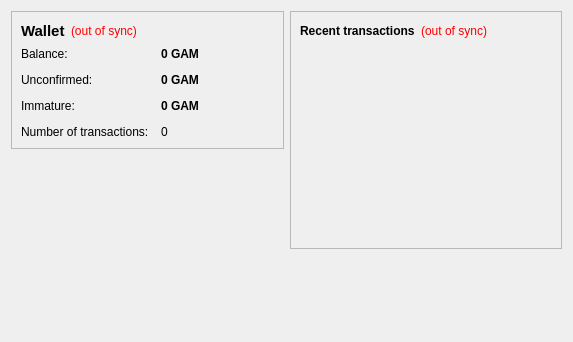
<?xml version="1.0" encoding="UTF-8"?>
<ui version="4.0">
 <class>OverviewPage</class>
 <widget class="QWidget" name="OverviewPage">
  <property name="geometry">
   <rect>
    <x>0</x>
    <y>0</y>
    <width>573</width>
    <height>342</height>
   </rect>
  </property>
  <property name="windowTitle">
   <string>Form</string>
  </property>
  <layout class="QHBoxLayout" name="horizontalLayout" stretch="1,1">
   <item>
    <layout class="QVBoxLayout" name="verticalLayout_2">
     <item>
      <widget class="QFrame" name="frame">
       <property name="frameShape">
        <enum>QFrame::StyledPanel</enum>
       </property>
       <property name="frameShadow">
        <enum>QFrame::Raised</enum>
       </property>
       <layout class="QVBoxLayout" name="verticalLayout_4">
        <item>
         <layout class="QHBoxLayout" name="horizontalLayout_4">
          <item>
           <widget class="QLabel" name="label_5">
            <property name="font">
             <font>
              <pointsize>11</pointsize>
              <weight>75</weight>
              <bold>true</bold>
             </font>
            </property>
            <property name="text">
             <string>Wallet</string>
            </property>
           </widget>
          </item>
          <item>
           <widget class="QLabel" name="labelWalletStatus">
            <property name="toolTip">
             <string>The displayed information may be out of date. Your wallet automatically synchronizes with the GamCoin network after a connection is established, but this process has not completed yet.</string>
            </property>
            <property name="styleSheet">
             <string notr="true">QLabel { color: red; }</string>
            </property>
            <property name="text">
             <string notr="true">(out of sync)</string>
            </property>
            <property name="alignment">
             <set>Qt::AlignLeading|Qt::AlignLeft|Qt::AlignVCenter</set>
            </property>
           </widget>
          </item>
          <item>
           <spacer name="horizontalSpacer_2">
            <property name="orientation">
             <enum>Qt::Horizontal</enum>
            </property>
            <property name="sizeHint" stdset="0">
             <size>
              <width>40</width>
              <height>20</height>
             </size>
            </property>
           </spacer>
          </item>
         </layout>
        </item>
        <item>
         <layout class="QFormLayout" name="formLayout_2">
          <property name="fieldGrowthPolicy">
           <enum>QFormLayout::AllNonFixedFieldsGrow</enum>
          </property>
          <property name="horizontalSpacing">
           <number>12</number>
          </property>
          <property name="verticalSpacing">
           <number>12</number>
          </property>
          <item row="0" column="0">
           <widget class="QLabel" name="label">
            <property name="text">
             <string>Balance:</string>
            </property>
           </widget>
          </item>
          <item row="0" column="1">
           <widget class="QLabel" name="labelBalance">
            <property name="font">
             <font>
              <weight>75</weight>
              <bold>true</bold>
             </font>
            </property>
            <property name="cursor">
             <cursorShape>IBeamCursor</cursorShape>
            </property>
            <property name="toolTip">
             <string>Your current balance</string>
            </property>
            <property name="text">
             <string notr="true">0 GAM</string>
            </property>
            <property name="textInteractionFlags">
             <set>Qt::LinksAccessibleByMouse|Qt::TextSelectableByKeyboard|Qt::TextSelectableByMouse</set>
            </property>
           </widget>
          </item>
          <item row="1" column="0">
           <widget class="QLabel" name="label_3">
            <property name="text">
             <string>Unconfirmed:</string>
            </property>
           </widget>
          </item>
          <item row="1" column="1">
           <widget class="QLabel" name="labelUnconfirmed">
            <property name="font">
             <font>
              <weight>75</weight>
              <bold>true</bold>
             </font>
            </property>
            <property name="cursor">
             <cursorShape>IBeamCursor</cursorShape>
            </property>
            <property name="toolTip">
             <string>Total of transactions that have yet to be confirmed, and do not yet count toward the current balance</string>
            </property>
            <property name="text">
             <string notr="true">0 GAM</string>
            </property>
            <property name="textInteractionFlags">
             <set>Qt::LinksAccessibleByMouse|Qt::TextSelectableByKeyboard|Qt::TextSelectableByMouse</set>
            </property>
           </widget>
          </item>
          <item row="3" column="0">
           <widget class="QLabel" name="label_2">
            <property name="text">
             <string>Number of transactions:</string>
            </property>
           </widget>
          </item>
          <item row="3" column="1">
           <widget class="QLabel" name="labelNumTransactions">
            <property name="toolTip">
             <string>Total number of transactions in wallet</string>
            </property>
            <property name="text">
             <string notr="true">0</string>
            </property>
           </widget>
          </item>
          <item row="2" column="0">
           <widget class="QLabel" name="labelImmatureText">
            <property name="text">
             <string>Immature:</string>
            </property>
           </widget>
          </item>
          <item row="2" column="1">
           <widget class="QLabel" name="labelImmature">
            <property name="font">
             <font>
              <weight>75</weight>
              <bold>true</bold>
             </font>
            </property>
            <property name="toolTip">
             <string>Mined balance that has not yet matured</string>
            </property>
            <property name="text">
             <string notr="true">0 GAM</string>
            </property>
            <property name="textInteractionFlags">
             <set>Qt::LinksAccessibleByMouse|Qt::TextSelectableByKeyboard|Qt::TextSelectableByMouse</set>
            </property>
           </widget>
          </item>
         </layout>
        </item>
       </layout>
      </widget>
     </item>
     <item>
      <spacer name="verticalSpacer">
       <property name="orientation">
        <enum>Qt::Vertical</enum>
       </property>
       <property name="sizeHint" stdset="0">
        <size>
         <width>20</width>
         <height>40</height>
        </size>
       </property>
      </spacer>
     </item>
    </layout>
   </item>
   <item>
    <layout class="QVBoxLayout" name="verticalLayout_3">
     <item>
      <widget class="QFrame" name="frame_2">
       <property name="frameShape">
        <enum>QFrame::StyledPanel</enum>
       </property>
       <property name="frameShadow">
        <enum>QFrame::Raised</enum>
       </property>
       <layout class="QVBoxLayout" name="verticalLayout">
        <item>
         <layout class="QHBoxLayout" name="horizontalLayout_2">
          <item>
           <widget class="QLabel" name="label_4">
            <property name="text">
             <string>&lt;b&gt;Recent transactions&lt;/b&gt;</string>
            </property>
           </widget>
          </item>
          <item>
           <widget class="QLabel" name="labelTransactionsStatus">
            <property name="toolTip">
             <string>The displayed information may be out of date. Your wallet automatically synchronizes with the GamCoin network after a connection is established, but this process has not completed yet.</string>
            </property>
            <property name="styleSheet">
             <string notr="true">QLabel { color: red; }</string>
            </property>
            <property name="text">
             <string notr="true">(out of sync)</string>
            </property>
            <property name="alignment">
             <set>Qt::AlignRight|Qt::AlignTrailing|Qt::AlignVCenter</set>
            </property>
           </widget>
          </item>
          <item>
           <spacer name="horizontalSpacer">
            <property name="orientation">
             <enum>Qt::Horizontal</enum>
            </property>
            <property name="sizeHint" stdset="0">
             <size>
              <width>40</width>
              <height>20</height>
             </size>
            </property>
           </spacer>
          </item>
         </layout>
        </item>
        <item>
         <widget class="QListView" name="listTransactions">
          <property name="styleSheet">
           <string notr="true">QListView { background: transparent; }</string>
          </property>
          <property name="frameShape">
           <enum>QFrame::NoFrame</enum>
          </property>
          <property name="verticalScrollBarPolicy">
           <enum>Qt::ScrollBarAlwaysOff</enum>
          </property>
          <property name="horizontalScrollBarPolicy">
           <enum>Qt::ScrollBarAlwaysOff</enum>
          </property>
          <property name="selectionMode">
           <enum>QAbstractItemView::NoSelection</enum>
          </property>
         </widget>
        </item>
       </layout>
      </widget>
     </item>
     <item>
      <spacer name="verticalSpacer_2">
       <property name="orientation">
        <enum>Qt::Vertical</enum>
       </property>
       <property name="sizeHint" stdset="0">
        <size>
         <width>20</width>
         <height>40</height>
        </size>
       </property>
      </spacer>
     </item>
    </layout>
   </item>
  </layout>
 </widget>
 <resources/>
 <connections/>
</ui>
